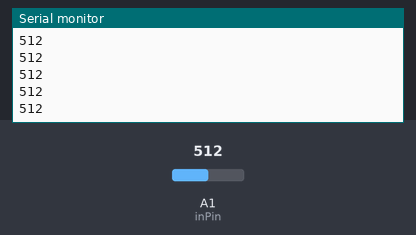
A sketch run on a simulated Arduino Uno, built with avr-gcc and run on an emulated ATmega328P. Shown: the last lines printed to the serial monitor. Inputs (shaded band) come from the test bench; at power-on: A1 (inPin) = 512.

Above: at 1.2 s.
1.3 s: A1 (inPin) set to 716
At 1.9 s:
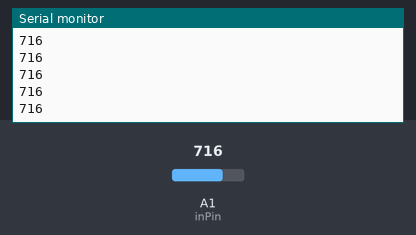
2.8 s: A1 (inPin) set to 900
At 3.7 s:
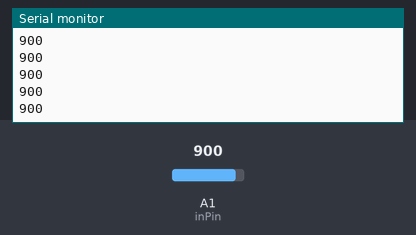
Timing chart, 0 to 5.8 s (numbered marks = the images above; inputs shaded):
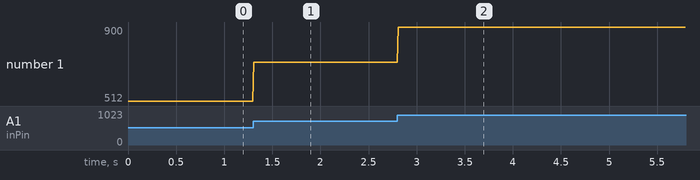

Measured:
- after the input at 1.3 s, the serial monitor: prints a new line at once (image 1)
- after the input at 2.8 s, the serial monitor: prints a new line at once (image 2)
- plotted number 1: 512 → 716 after the input at 1.3 s, 716 → 900 after the input at 2.8 s

The sketch:

sketch_sep25a.ino
```cpp
int inPin = 1; //pin leitura do sinal do IR Receptor
int val = 0;     // variavel

void setup()
{
  Serial.begin(9600);  //Habilitando a conexao serial
  pinMode(inPin, INPUT); // setando pino analogico c/entrada
}

void loop()
{
  val = analogRead(inPin);   // lendo o pino analogico
  Serial.println(val); //enviando valor lido para serial
  delay(10);
}
```
